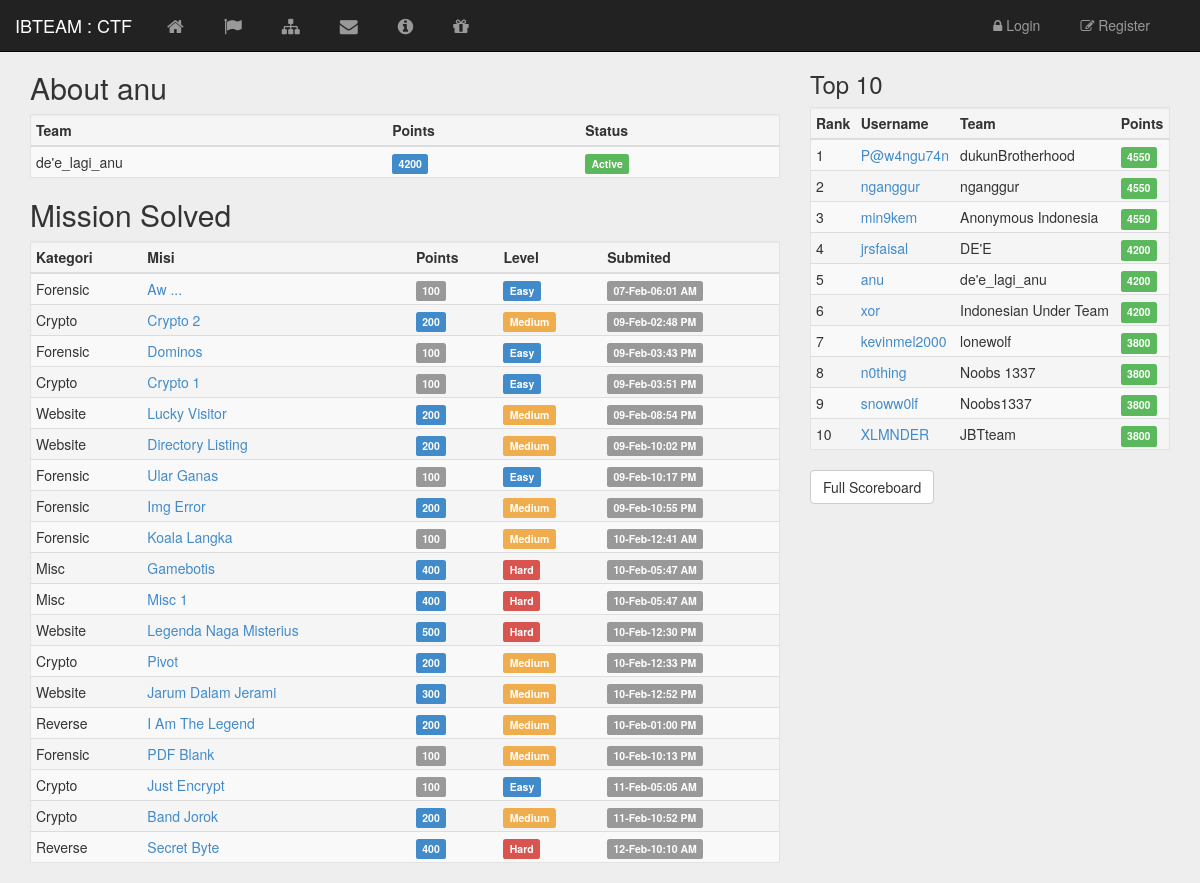
Screenshot of /user/anu with the database file from the repository.
### tables this page shows
CREATE TABLE IF NOT EXISTS `player` (
  `idplayer` int(5) NOT NULL,
  `username` varchar(30) NOT NULL,
  `password` varchar(35) NOT NULL,
  `team` varchar(35) NOT NULL,
  `email` varchar(30) NOT NULL,
  `status` varchar(6) NOT NULL,
  `solved` int(10) NOT NULL,
  `points` int(50) NOT NULL,
  `ip` varchar(50) NOT NULL,
  `idsoalsolv` varchar(100) NOT NULL
);

CREATE TABLE IF NOT EXISTS `soal` (
  `idsoal` int(5) NOT NULL,
  `nmsoal` varchar(50) NOT NULL,
  `catsoal` varchar(20) NOT NULL,
  `descsoal` text NOT NULL,
  `pointsoal` int(10) NOT NULL,
  `flagsoal` varchar(225) NOT NULL,
  `levelsoal` varchar(10) NOT NULL,
  `totalsolved` int(30) NOT NULL,
  `display` int(11) NOT NULL
);

CREATE TABLE IF NOT EXISTS `latestsolved` (
  `id` int(10) NOT NULL,
  `username` varchar(30) NOT NULL,
  `nmsoal` varchar(30) NOT NULL,
  `pointsoal` int(10) NOT NULL,
  `submited` varchar(30) NOT NULL
);

### config/config.php (called while the page is built, shortened)
<?php
$url = "http://localhost/IBTEAM-CTF/";
?>

### partials/profile/profile2.php (the view, shortened to what this page needs)
<div class="col-md-8">
    <h2>About <?=$data['username']?> </h2>
    <table class="table well table-striped table-condensed">
        <thead>
            <tr>
                <th>Team</th>
                <th>Points</th>
                <th>Status</th>
            </tr>
        </thead>
        <tbody>
            <tr>
<?php
$qry=mysql_query( "select * from player where username='$user' ");
$fetch=mysql_fetch_array($qry);
$label="label-default" ;
if($fetch['points']>=50){
 $label= "label-primary";
}elseif($fetch['points']>=300){
 $label= "label-danger";
}elseif($fetch['points']>=700){
$label= "label-warning";
}elseif($fetch['points']>=900){
$label="label-success";
}
$labelstatus="label-success";
$status="Active";
    ?>
                <td>
                    <?=$fetch['team']?>
                </td>
                <td><span class="label <?=$label?>"><?=$fetch['points']?></span>
                    <td><span class="label <?=$labelstatus?>"><?=$status?></span>
                    </td>
            </tr>
        </tbody>
    </table>
    <h2> Mission Solved </h2>
    <?php if($fetch['idsoalsolv'] !=NULL){ $idsoal=$fetch['idsoalsolv']; $pecah=explode( ",", $idsoal); ?>
    <table class="table well table-striped table-condensed">
        <thead>
            <tr>
                <th>Kategori</th>
                <th>Misi</th>
                <th>Points</th>
                <th>Level</th>
                <th>Submited</th>
            </tr>
        </thead>
        <tbody>
            <?php for($i=0;$i<sizeof($pecah);$i++){
        $qry=mysql_query( "select * from soal where idsoal='$pecah[$i]' ");
        while($fetch2=mysql_fetch_array($qry)){
$labelpoint ="label-default";
$info="";
if($fetch2['pointsoal'] == 0){
$info = "Time Out!";
$labelpoint= "label-danger";
}elseif($fetch2['pointsoal']>100){
 $labelpoint= "label-primary";
}elseif($fetch2['pointsoal']>200){
 $labelpoint= "label-danger";
}elseif($fetch2['pointsoal']>300){
$labelpoint= "label-warning";
}elseif($fetch2['pointsoal']>400){
$labelpoint="label-success";
}
if($fetch2['levelsoal'] == 1){
 $level = "Easy";
$label = "label-primary";
}elseif($fetch2['levelsoal'] == 2){
 $level = "Medium";
$label = "label-warning";
}elseif($fetch2['levelsoal'] == 3){
 $level = "Hard";
$label = "label-danger";
}else{
 $level = "Extra";
$label = "label-danger";
}
$nmsoal = $fetch2['nmsoal'];
$qry2=mysql_query(" select * from latestsolved where username='$user' AND nmsoal='$nmsoal' ");
$data2=mysql_fetch_array($qry2);
            echo "<tr>";
            echo "<td>".$fetch2['catsoal']. "</td>";
            echo "<td><a href='".$url."missions/".$pecah[$i]."'>".$fetch2['nmsoal']. "</a></td>";
            echo "<td><span class='label ".$labelpoint."'>";
			if($fetch2['pointsoal'] == 0){
			echo $info;
			}else{
			echo $fetch2['pointsoal'];
			}
			echo "</span></td>";
            echo "<td><span class='label ".$label."'>".$level."</span></td>";
            echo "<td><span class='label label-default'>".$data2['submited']. "</span></td>";
            echo "</tr>"; }} ?>
        </tbody>
    </table>
    <?php } ?>
</div>

### partials/top10.php
<?php $query=mysql_query( "select * from player order by points desc limit 10"); ?>
<div class="col-md-4 score">
    <h3> Top 10 </h3>
    <table class="table well table-striped table-condensed">
        <thead>
            <tr>
                <th>Rank</th>
                <th>Username</th>
                <th>Team</th>
                <th>Points</th>
            </tr>
        </thead>
        <tbody>
            <?php $i=1; while($data=mysql_fetch_array($query)){
$labelpoint ="label-default";
if($data['points']>=100){
 $labelpoint= "label-primary";
}
if($data['points']>=200){
 $labelpoint= "label-danger";
}
if($data['points']>=300){
$labelpoint= "label-warning";
}
if($data['points']>=400){
$labelpoint="label-success";
}
    echo "<tr>";
    echo "<td>".$i. "</td>";
    echo "<td><a href='".$url."user/".mysql_real_escape_string(stripslashes(strip_tags(htmlspecialchars($data[ 'username']))))."'>".mysql_real_escape_string(stripslashes(strip_tags(htmlspecialchars($data[ 'username'])))). "</a></td>"; echo "<td>".mysql_real_escape_string(stripslashes(strip_tags(htmlspecialchars($data[ 'team'])))). "</td>";
echo "<td><span class='label ".$labelpoint."'>".mysql_real_escape_string(stripslashes(strip_tags(htmlspecialchars($data[ 'points'])))). "</span>";
echo "</tr>"; $i++; } ?>
        </tbody>
    </table>
    <a href="<?=$url?>scoreboard.php"><span class="btn btn-default">Full Scoreboard</span></a>
</div>

### assets/css/style.css (style rules this page uses)
body { background: #eee; }
.score { display: inline-block; }

### rows the page displays
player: username "anu", team "de'e_lagi_anu", points "4200"
soal: catsoal "Forensic", nmsoal "Aw ...", pointsoal "100", levelsoal "Easy", latestsolved.submited "07-Feb-06:01 AM"
soal: catsoal "Crypto", nmsoal "Crypto 2", pointsoal "200", levelsoal "Medium", latestsolved.submited "09-Feb-02:48 PM"
soal: catsoal "Forensic", nmsoal "Dominos", pointsoal "100", levelsoal "Easy", latestsolved.submited "09-Feb-03:43 PM"
soal: catsoal "Crypto", nmsoal "Crypto 1", pointsoal "100", levelsoal "Easy", latestsolved.submited "09-Feb-03:51 PM"
soal: catsoal "Website", nmsoal "Lucky Visitor", pointsoal "200", levelsoal "Medium", latestsolved.submited "09-Feb-08:54 PM"
soal: catsoal "Website", nmsoal "Directory Listing", pointsoal "200", levelsoal "Medium", latestsolved.submited "09-Feb-10:02 PM"
soal: catsoal "Forensic", nmsoal "Ular Ganas", pointsoal "100", levelsoal "Easy", latestsolved.submited "09-Feb-10:17 PM"
soal: catsoal "Forensic", nmsoal "Img Error", pointsoal "200", levelsoal "Medium", latestsolved.submited "09-Feb-10:55 PM"
soal: catsoal "Forensic", nmsoal "Koala Langka", pointsoal "100", levelsoal "Medium", latestsolved.submited "10-Feb-12:41 AM"
soal: catsoal "Misc", nmsoal "Gamebotis", pointsoal "400", levelsoal "Hard", latestsolved.submited "10-Feb-05:47 AM"
soal: catsoal "Misc", nmsoal "Misc 1", pointsoal "400", levelsoal "Hard", latestsolved.submited "10-Feb-05:47 AM"
soal: catsoal "Website", nmsoal "Legenda Naga Misterius", pointsoal "500", levelsoal "Hard", latestsolved.submited "10-Feb-12:30 PM"
soal: catsoal "Crypto", nmsoal "Pivot", pointsoal "200", levelsoal "Medium", latestsolved.submited "10-Feb-12:33 PM"
soal: catsoal "Website", nmsoal "Jarum Dalam Jerami", pointsoal "300", levelsoal "Medium", latestsolved.submited "10-Feb-12:52 PM"
soal: catsoal "Reverse", nmsoal "I Am The Legend", pointsoal "200", levelsoal "Medium", latestsolved.submited "10-Feb-01:00 PM"
soal: catsoal "Forensic", nmsoal "PDF Blank", pointsoal "100", levelsoal "Medium", latestsolved.submited "10-Feb-10:13 PM"
soal: catsoal "Crypto", nmsoal "Just Encrypt", pointsoal "100", levelsoal "Easy", latestsolved.submited "11-Feb-05:05 AM"
soal: catsoal "Crypto", nmsoal "Band Jorok", pointsoal "200", levelsoal "Medium", latestsolved.submited "11-Feb-10:52 PM"
soal: catsoal "Reverse", nmsoal "Secret Byte", pointsoal "400", levelsoal "Hard", latestsolved.submited "12-Feb-10:10 AM"
player: username "P@w4ngu74n", team "dukunBrotherhood", points "4550"
player: username "nganggur", team "nganggur", points "4550"
player: username "min9kem", team "Anonymous Indonesia", points "4550"
player: username "jrsfaisal", team "DE'E", points "4200"
player: username "xor", team "Indonesian Under Team", points "4200"
player: username "kevinmel2000", team "lonewolf", points "3800"
player: username "n0thing", team "Noobs 1337", points "3800"
player: username "snoww0lf", team "Noobs1337", points "3800"
player: username "XLMNDER", team "JBTteam", points "3800"

### other values shown
$status "Active"
